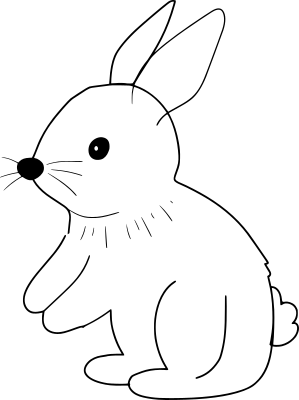
#> input picture miniprogram/assets/thinking-rabbit.png, 299 x 400 px
$ python colorize-rabbit.py
#> lines starting #> are read from the running program, lines starting #| are printed output that depends on the picture; after the words box and inside, x2 and y2 are one past the last pixel; in counts of white or black regions, pixels touching at a corner belong together
#> further down, line_art is the input picture: PIL image 299x400 RGBA; mean R, G, B, A 0, 0, 0, 9.4
from pathlib import Path

from PIL import Image, ImageChops, ImageDraw, ImageFilter, ImageOps


ROOT = Path(__file__).resolve().parents[2]
SOURCE = ROOT / "miniprogram" / "assets" / "thinking-rabbit.png"
OUTPUT = ROOT / "miniprogram" / "assets" / "thinking-rabbit-color.png"


def enclosed_regions(line_art: Image.Image) -> Image.Image:
    alpha = line_art.getchannel("A")
    boundary = alpha.point(lambda value: 255 if value >= 36 else 0).filter(ImageFilter.MaxFilter(3))
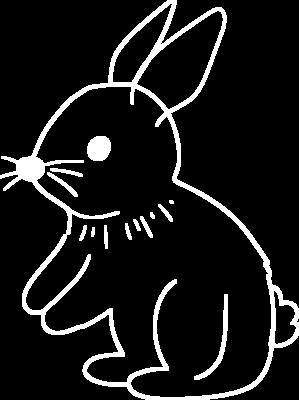
#> boundary: PIL image 299x400 L; 9.8% white; 14 white regions (1 under 20 px), largest, box (x1, y1, x2, y2) and area: (0, 0, 299, 400) 9949, (87, 136, 111, 161) 495, (194, 294, 228, 380) 476
    padded = ImageOps.expand(boundary, border=2, fill=0)
#> padded: PIL image 303x404 L; 9.6% white; 14 white regions (1 under 20 px), largest, box (x1, y1, x2, y2) and area: (2, 2, 301, 402) 9949, (89, 138, 113, 163) 495, (196, 296, 230, 382) 476
    walkable = ImageChops.invert(padded)
    ImageDraw.floodfill(walkable, (0, 0), 128, thresh=0)
    outside = walkable.point(lambda value: 255 if value == 128 else 0).crop(
        (2, 2, padded.width - 2, padded.height - 2)
    )
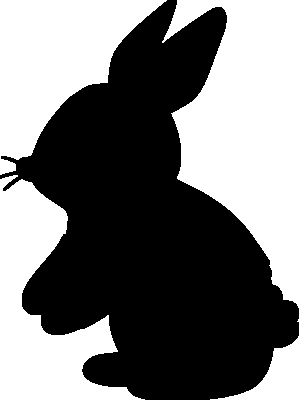
#> outside: PIL image 299x400 L; 46.7% white; 5 white regions (1 under 20 px), largest, box (x1, y1, x2, y2) and area: (162, 0, 299, 308) 25036, (0, 0, 167, 175) 14721, (0, 175, 145, 400) 13992, (210, 336, 299, 400) 2087
    return ImageChops.invert(ImageChops.lighter(outside, boundary))
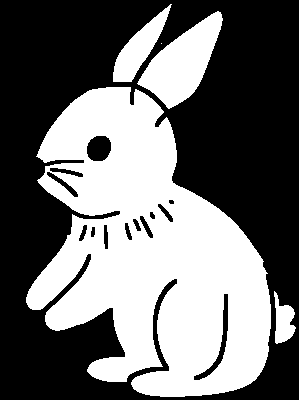
#> returned value: PIL image 299x400 L; 43.5% white; 5 white regions (1 under 20 px), largest, box (x1, y1, x2, y2) and area: (26, 87, 271, 397) 45637, (137, 11, 223, 109) 4008, (113, 4, 172, 82) 1687, (274, 291, 296, 344) 678


def clipped_shape(size, points=None, ellipse=None, mask=None):
    shape = Image.new("L", size, 0)
    draw = ImageDraw.Draw(shape)
    if points:
        draw.polygon(points, fill=255)
    if ellipse:
        draw.ellipse(ellipse, fill=255)
    return ImageChops.multiply(shape, mask)


line_art = Image.open(SOURCE).convert("RGBA")
inside = enclosed_regions(line_art)
result = Image.new("RGBA", line_art.size, (0, 0, 0, 0))
#> result: PIL image 299x400 RGBA; every value is 0

body = Image.new("RGBA", line_art.size, "#F7E8C9")
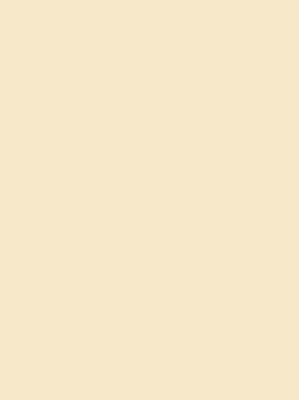
#> body: PIL image 299x400 RGBA; mean R, G, B, A 247, 232, 201, 255
result.paste(body, (0, 0), inside)

ear_mask = ImageChops.lighter(
    clipped_shape(line_art.size, points=[(109, 87), (115, 40), (174, 0), (149, 74), (135, 91)], mask=inside),
    clipped_shape(line_art.size, points=[(143, 88), (166, 42), (220, 4), (202, 70), (176, 109)], mask=inside),
)
#> in clipped_shape, `shape = Image.new("L", size, 0)`: shape: PIL image 299x400 L; every value is 0
#> in clipped_shape, `return ImageChops.multiply(shape, mask)`: returned value: PIL image 299x400 L; 1.6% white; 4 white regions (1 under 20 px), largest, box (x1, y1, x2, y2) and area: (113, 4, 172, 82) 1687, (137, 56, 156, 86) 153, (109, 87, 131, 91) 48
#> in clipped_shape (call 2), `return ImageChops.multiply(shape, mask)`: returned value: PIL image 299x400 L; 2.8% white; 1 white region, box (x1, y1, x2, y2) and area: (144, 11, 219, 107) 3344
#> ear_mask: PIL image 299x400 L; 4.4% white; 4 white regions (1 under 20 px), largest, box (x1, y1, x2, y2) and area: (137, 11, 219, 107) 3497, (113, 4, 172, 82) 1687, (109, 87, 131, 91) 48
ear_color = Image.new("RGBA", line_art.size, "#F3B7B1")
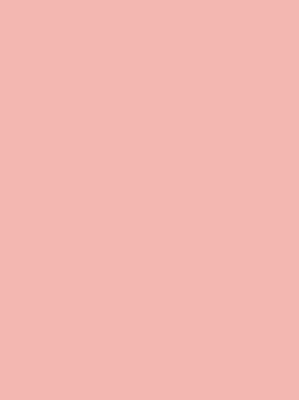
#> ear_color: PIL image 299x400 RGBA; mean R, G, B, A 243, 183, 177, 255
result.paste(ear_color, (0, 0), ear_mask)

belly_mask = clipped_shape(line_art.size, ellipse=(143, 214, 273, 370), mask=inside)
#> in clipped_shape (call 3), `return ImageChops.multiply(shape, mask)`: returned value: PIL image 299x400 L; 12.5% white; 1 white region, box (x1, y1, x2, y2) and area: (143, 214, 271, 371) 14909
belly_color = Image.new("RGBA", line_art.size, (203, 223, 187, 112))
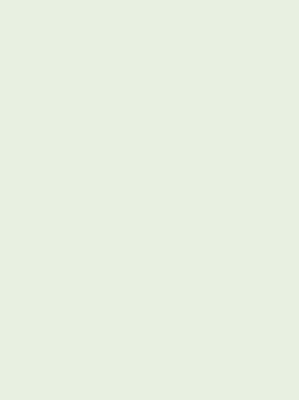
#> belly_color: PIL image 299x400 RGBA; mean R, G, B, A 203, 223, 187, 112; transparent parts drawn white
result.alpha_composite(Image.composite(belly_color, Image.new("RGBA", line_art.size), belly_mask))

cheek_mask = clipped_shape(line_art.size, ellipse=(105, 158, 132, 181), mask=inside)
#> in clipped_shape (call 4), `return ImageChops.multiply(shape, mask)`: returned value: PIL image 299x400 L; 0.44% white; 1 white region, box (x1, y1, x2, y2) and area: (105, 158, 133, 182) 528
cheek_color = Image.new("RGBA", line_art.size, (230, 129, 111, 135))
result.alpha_composite(Image.composite(cheek_color, Image.new("RGBA", line_art.size), cheek_mask))

result.alpha_composite(line_art)
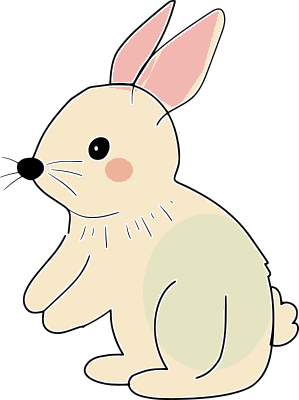
#> result: PIL image 299x400 RGBA; mean R, G, B, A 104.8, 98, 85.4, 120.3; transparent parts drawn white
highlight = ImageDraw.Draw(result)
highlight.ellipse((95, 142, 102, 149), fill=(255, 255, 255, 255))
result.save(OUTPUT, optimize=True)

print(f"saved {OUTPUT} ({result.width}x{result.height})")
#| saved miniprogram/assets/thinking-rabbit-color.png (299x400)
